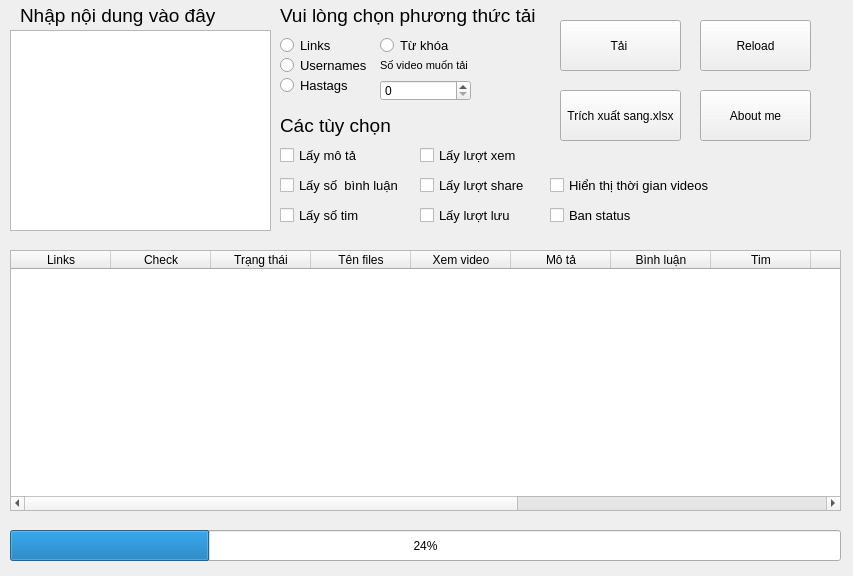
<?xml version="1.0" encoding="UTF-8"?>
<ui version="4.0">
 <class>MainWindow</class>
 <widget class="QMainWindow" name="MainWindow">
  <property name="geometry">
   <rect>
    <x>0</x>
    <y>0</y>
    <width>853</width>
    <height>576</height>
   </rect>
  </property>
  <property name="windowTitle">
   <string>MainWindow</string>
  </property>
  <widget class="QWidget" name="centralwidget">
   <widget class="QTextEdit" name="textEdit">
    <property name="geometry">
     <rect>
      <x>10</x>
      <y>30</y>
      <width>261</width>
      <height>201</height>
     </rect>
    </property>
    <property name="html">
     <string>&lt;!DOCTYPE HTML PUBLIC &quot;-//W3C//DTD HTML 4.0//EN&quot; &quot;http://www.w3.org/TR/REC-html40/strict.dtd&quot;&gt;
&lt;html&gt;&lt;head&gt;&lt;meta name=&quot;qrichtext&quot; content=&quot;1&quot; /&gt;&lt;style type=&quot;text/css&quot;&gt;
p, li { white-space: pre-wrap; }
&lt;/style&gt;&lt;/head&gt;&lt;body style=&quot; font-family:'MS Shell Dlg 2'; font-size:8.25pt; font-weight:400; font-style:normal;&quot;&gt;
&lt;p style=&quot;-qt-paragraph-type:empty; margin-top:0px; margin-bottom:0px; margin-left:0px; margin-right:0px; -qt-block-indent:0; text-indent:0px;&quot;&gt;&lt;br /&gt;&lt;/p&gt;&lt;/body&gt;&lt;/html&gt;</string>
    </property>
   </widget>
   <widget class="QLabel" name="label">
    <property name="geometry">
     <rect>
      <x>20</x>
      <y>0</y>
      <width>261</width>
      <height>31</height>
     </rect>
    </property>
    <property name="font">
     <font>
      <pointsize>14</pointsize>
     </font>
    </property>
    <property name="text">
     <string>Nhập nội dung vào đây</string>
    </property>
   </widget>
   <widget class="QProgressBar" name="progressBar">
    <property name="geometry">
     <rect>
      <x>10</x>
      <y>530</y>
      <width>831</width>
      <height>31</height>
     </rect>
    </property>
    <property name="value">
     <number>24</number>
    </property>
   </widget>
   <widget class="QLabel" name="label_4">
    <property name="geometry">
     <rect>
      <x>280</x>
      <y>0</y>
      <width>261</width>
      <height>31</height>
     </rect>
    </property>
    <property name="font">
     <font>
      <pointsize>14</pointsize>
     </font>
    </property>
    <property name="text">
     <string>Vui lòng chọn phương thức tải</string>
    </property>
   </widget>
   <widget class="QLabel" name="label_5">
    <property name="geometry">
     <rect>
      <x>380</x>
      <y>50</y>
      <width>91</width>
      <height>31</height>
     </rect>
    </property>
    <property name="font">
     <font>
      <pointsize>8</pointsize>
     </font>
    </property>
    <property name="text">
     <string>Số video muốn tải</string>
    </property>
   </widget>
   <widget class="QSpinBox" name="spinBox">
    <property name="geometry">
     <rect>
      <x>380</x>
      <y>80</y>
      <width>91</width>
      <height>21</height>
     </rect>
    </property>
    <property name="maximum">
     <number>1000</number>
    </property>
    <property name="displayIntegerBase">
     <number>10</number>
    </property>
   </widget>
   <widget class="QTableWidget" name="tableWidget">
    <property name="geometry">
     <rect>
      <x>10</x>
      <y>250</y>
      <width>831</width>
      <height>261</height>
     </rect>
    </property>
    <property name="contextMenuPolicy">
     <enum>Qt::CustomContextMenu</enum>
    </property>
    <property name="editTriggers">
     <set>QAbstractItemView::NoEditTriggers</set>
    </property>
    <property name="selectionBehavior">
     <enum>QAbstractItemView::SelectRows</enum>
    </property>
    <column>
     <property name="text">
      <string>Links</string>
     </property>
    </column>
    <column>
     <property name="text">
      <string>Check</string>
     </property>
    </column>
    <column>
     <property name="text">
      <string>Trạng thái</string>
     </property>
    </column>
    <column>
     <property name="text">
      <string>Tên files</string>
     </property>
    </column>
    <column>
     <property name="text">
      <string>Xem video</string>
     </property>
    </column>
    <column>
     <property name="text">
      <string>Mô tả</string>
     </property>
    </column>
    <column>
     <property name="text">
      <string>Bình luận</string>
     </property>
    </column>
    <column>
     <property name="text">
      <string>Tim</string>
     </property>
    </column>
    <column>
     <property name="text">
      <string>View</string>
     </property>
    </column>
    <column>
     <property name="text">
      <string>Share</string>
     </property>
    </column>
    <column>
     <property name="text">
      <string>Lưu</string>
     </property>
    </column>
    <column>
     <property name="text">
      <string>Video time</string>
     </property>
    </column>
    <column>
     <property name="text">
      <string>Is BAN?</string>
     </property>
    </column>
   </widget>
   <widget class="QRadioButton" name="radioButton">
    <property name="geometry">
     <rect>
      <x>280</x>
      <y>30</y>
      <width>61</width>
      <height>31</height>
     </rect>
    </property>
    <property name="font">
     <font>
      <pointsize>10</pointsize>
     </font>
    </property>
    <property name="text">
     <string>Links</string>
    </property>
   </widget>
   <widget class="QRadioButton" name="radioButton_2">
    <property name="geometry">
     <rect>
      <x>280</x>
      <y>50</y>
      <width>101</width>
      <height>31</height>
     </rect>
    </property>
    <property name="font">
     <font>
      <pointsize>10</pointsize>
     </font>
    </property>
    <property name="text">
     <string>Usernames</string>
    </property>
   </widget>
   <widget class="QRadioButton" name="radioButton_3">
    <property name="geometry">
     <rect>
      <x>280</x>
      <y>70</y>
      <width>82</width>
      <height>31</height>
     </rect>
    </property>
    <property name="font">
     <font>
      <pointsize>10</pointsize>
     </font>
    </property>
    <property name="text">
     <string>Hastags</string>
    </property>
   </widget>
   <widget class="QRadioButton" name="radioButton_4">
    <property name="geometry">
     <rect>
      <x>380</x>
      <y>30</y>
      <width>82</width>
      <height>31</height>
     </rect>
    </property>
    <property name="font">
     <font>
      <pointsize>10</pointsize>
     </font>
    </property>
    <property name="text">
     <string>Từ khóa</string>
    </property>
   </widget>
   <widget class="QCheckBox" name="checkBox">
    <property name="geometry">
     <rect>
      <x>280</x>
      <y>140</y>
      <width>91</width>
      <height>31</height>
     </rect>
    </property>
    <property name="font">
     <font>
      <pointsize>10</pointsize>
     </font>
    </property>
    <property name="text">
     <string>Lấy mô tả</string>
    </property>
   </widget>
   <widget class="QCheckBox" name="checkBox_2">
    <property name="geometry">
     <rect>
      <x>280</x>
      <y>170</y>
      <width>171</width>
      <height>31</height>
     </rect>
    </property>
    <property name="font">
     <font>
      <pointsize>10</pointsize>
     </font>
    </property>
    <property name="text">
     <string>Lấy số  bình luận</string>
    </property>
   </widget>
   <widget class="QCheckBox" name="checkBox_3">
    <property name="geometry">
     <rect>
      <x>280</x>
      <y>200</y>
      <width>171</width>
      <height>31</height>
     </rect>
    </property>
    <property name="font">
     <font>
      <pointsize>10</pointsize>
     </font>
    </property>
    <property name="text">
     <string>Lấy số tim</string>
    </property>
   </widget>
   <widget class="QCheckBox" name="checkBox_4">
    <property name="geometry">
     <rect>
      <x>420</x>
      <y>140</y>
      <width>171</width>
      <height>31</height>
     </rect>
    </property>
    <property name="font">
     <font>
      <pointsize>10</pointsize>
     </font>
    </property>
    <property name="text">
     <string>Lấy lượt xem</string>
    </property>
   </widget>
   <widget class="QCheckBox" name="checkBox_5">
    <property name="geometry">
     <rect>
      <x>420</x>
      <y>170</y>
      <width>171</width>
      <height>31</height>
     </rect>
    </property>
    <property name="font">
     <font>
      <pointsize>10</pointsize>
     </font>
    </property>
    <property name="text">
     <string>Lấy lượt share</string>
    </property>
   </widget>
   <widget class="QCheckBox" name="checkBox_6">
    <property name="geometry">
     <rect>
      <x>420</x>
      <y>200</y>
      <width>171</width>
      <height>31</height>
     </rect>
    </property>
    <property name="font">
     <font>
      <pointsize>10</pointsize>
     </font>
    </property>
    <property name="text">
     <string>Lấy lượt lưu</string>
    </property>
   </widget>
   <widget class="QCheckBox" name="checkBox_7">
    <property name="geometry">
     <rect>
      <x>550</x>
      <y>170</y>
      <width>171</width>
      <height>31</height>
     </rect>
    </property>
    <property name="font">
     <font>
      <pointsize>10</pointsize>
     </font>
    </property>
    <property name="text">
     <string>Hiển thị thời gian videos</string>
    </property>
   </widget>
   <widget class="QCheckBox" name="checkBox_8">
    <property name="geometry">
     <rect>
      <x>550</x>
      <y>200</y>
      <width>171</width>
      <height>31</height>
     </rect>
    </property>
    <property name="font">
     <font>
      <pointsize>10</pointsize>
     </font>
    </property>
    <property name="text">
     <string>Ban status</string>
    </property>
   </widget>
   <widget class="QLabel" name="label_6">
    <property name="geometry">
     <rect>
      <x>280</x>
      <y>110</y>
      <width>261</width>
      <height>31</height>
     </rect>
    </property>
    <property name="font">
     <font>
      <pointsize>14</pointsize>
     </font>
    </property>
    <property name="text">
     <string>Các tùy chọn</string>
    </property>
   </widget>
   <widget class="QPushButton" name="pushButton">
    <property name="geometry">
     <rect>
      <x>560</x>
      <y>20</y>
      <width>121</width>
      <height>51</height>
     </rect>
    </property>
    <property name="text">
     <string>Tải </string>
    </property>
   </widget>
   <widget class="QPushButton" name="pushButton_2">
    <property name="geometry">
     <rect>
      <x>560</x>
      <y>90</y>
      <width>121</width>
      <height>51</height>
     </rect>
    </property>
    <property name="text">
     <string>Trích xuất sang.xlsx</string>
    </property>
   </widget>
   <widget class="QPushButton" name="pushButton_3">
    <property name="geometry">
     <rect>
      <x>700</x>
      <y>20</y>
      <width>111</width>
      <height>51</height>
     </rect>
    </property>
    <property name="text">
     <string>Reload</string>
    </property>
   </widget>
   <widget class="QPushButton" name="pushButton_4">
    <property name="geometry">
     <rect>
      <x>700</x>
      <y>90</y>
      <width>111</width>
      <height>51</height>
     </rect>
    </property>
    <property name="text">
     <string>About me</string>
    </property>
   </widget>
  </widget>
 </widget>
 <resources/>
 <connections/>
</ui>
